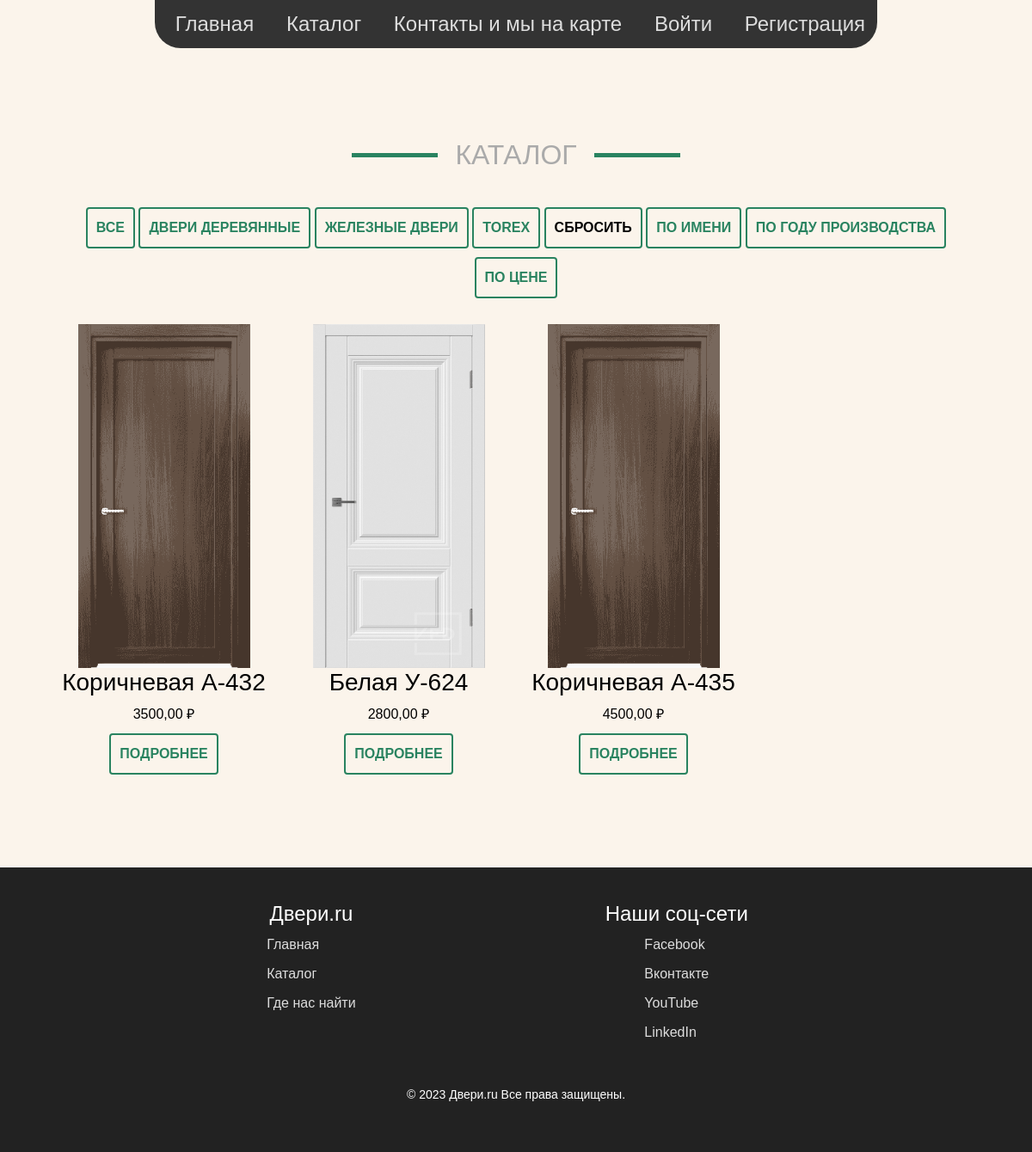
The page /?category=5&order_by= on the database its author committed.
### demo/models.py (models this page shows, shortened)
class Category(models.Model):
    name = models.CharField( max_length=254, verbose_name='Наименование', blank=False)

class Product(models.Model):
    name = models.CharField(max_length=254, verbose_name='Имя', blank=False)
    date = models.DateTimeField( verbose_name='дата обновления', auto_now_add=True)
    photo_file = models.ImageField(max_length=254, upload_to=get_name_file,
                                   blank=True, null=True,
                                   validators=[FileExtensionValidator(allowed_extensions=['png','jpg','jpeg'])])
    year = models.IntegerField(verbose_name='Год производства', blank=True)
    coutry = models.CharField(max_length=254, verbose_name='Страна производства', blank=True)
    price = models.DecimalField(verbose_name='Стоимость', max_digits=10, decimal_places=2, blank=False,
                                     default=0.00)
    count = models.IntegerField(verbose_name='Количество', blank=False, default=0)
    category = models.ForeignKey('Category', verbose_name='Категория', on_delete=models.CASCADE)

### demo/views.py (the view)
# urls.py: path('', catalog, name='catalog'),
def catalog(request):
    category = request.GET.get('category')
    if category:
        products = Product.objects.filter(count__gte=1, category=category)
    else:
        products = Product.objects.filter(count__gte=1)
    order_by = request.GET.get('order_by')
    if order_by:
        products = products.order_by(order_by)
    else:
        products = products.order_by('-date')
    return render(request, 'demo/catalog.html',
                  context={'products': products,
                           'category': Category.objects.all(),
                           })

### templates/demo/catalog.html (shortened to what this page needs)
{% extends "index.html" %}
{% block content %}
    <div class="popular"
         >
        <div class="container">
            <div class="row popular-title">
                <h2>Каталог</h2>
            </div>
            <div class="category-controll text-center">
                {% if not request.GET.category %}
                    <a class="btn" >Все</a>
                {% else %}
                <a class="btn" href="{% url 'catalog' %}?order_by={{ request.GET.order_by }}" data-filter="all">Все</a>
                {% endif %}
                {% for i in category %}
                    <a class="btn" href="{% url 'catalog' %}?category={{ i.pk }}&order_by={{ request.GET.order_by }}" data-filter="all">{{ i.name}}</a>
                {% endfor %}
                {% if not request.GET.order_by %}
                    <a class="btn" >Cбросить </a>
                {% else %}
                <a class="btn" href="{% url 'catalog' %}?category={{ request.GET.category }}" data-filter="all">Cбросить </a>
                {% endif %}
                <a class="btn" href="{% url 'catalog' %}?order_by=name&category={{ request.GET.category }}" data-filter="all">По имени</a>
                <a class="btn" href="{% url 'catalog' %}?order_by=year&category={{ request.GET.category }}" data-filter="all">По году производства</a>
                <a class="btn" href="{% url 'catalog' %}?order_by=price&category={{ request.GET.category }}" data-filter="all">По цене</a>
            </div>
            <div class="row popular-goods catalog">
                {% for item in products %}
                    <div class="product_my" data-order="58000">
                        <img class="product_img" src="files/{{ item.photo_file }}" alt="Название">
                        <h3>{{ item.name }}</h3>
                        <div>{{ item.price }} &#8381;</div>
                        <div class="product_btns">
                            <a href="detail/{{ item.id }}" class="btn">Подробнее</a>
                        </div>
                    </div>
                {% endfor %}
            </div>
        </div>
    </div>
{% endblock %}

### demo/static/css/main.css (style rules this page uses)
.product_img { height: 400px; width: 200px; }
.product_my { min-width: 270px; -webkit-box-flex: 0; -ms-flex: 0 0 25%; flex: 0 0 25%; display: flex; flex-direction: column; align-items: center; }
.product_btns { display: flex; flex-direction: column; width: 100%; align-items: center; margin-top: 10px; }
body { padding-top: 5rem; background-color: #fbf4eb; }
:root { --text-dark: #222; --text-light: #fff; --text-accent: #298360; --text-danger: #f00; --text-small: #aaa; }
* { box-sizing: border-box; }
body { margin: 0; font-family: sans-serif; color: var(--text-main); }
.container { margin: 0 auto; max-width: 1200px; width: 100%; }
.row { padding: 0 15px; display: flex; flex-wrap: wrap; align-items: center; justify-content: space-between; }
.header-inner h2, .popular-title h2 { color: var(--text-small); text-transform: uppercase; justify-content: center; display: flex; align-items: center; }
.header-inner h2:before, .header-inner h2:after, .popular-title h2:before, .popular-title h2:after { display: block; content: ''; width: 100px; height: 5px; background-color: var(--text-accent); margin: 20px; }
.door a, .btn { cursor: pointer; display: block; margin: 0px 0 10px 0; text-transform: uppercase; text-decoration: none; color: var(--text-accent); border: 2px solid var(--text-accent); padding: 10px; transition: 0.2s; }
.btn { background-color: transparent; display: inline-block; text-align: center; font-weight: bold; }
.text-center { text-align: center; }
.popular { background-size: cover; padding-bottom: 50px; }
.popular-title { justify-content: center; padding: 30px 0; }
.catalog { justify-content: flex-start; align-items: flex-start; margin-top: 20px; }

### rows shown on the page
Category: name "ДВЕРИ ДЕРЕВЯННЫЕ"
Category: name "ЖЕЛЕЗНЫЕ ДВЕРИ"
Category: name "TOREX"
Product: photo_file (picture), name "Коричневая А-432", price "3500,00"
Product: photo_file (picture), name "Белая У-624", price "2800,00"
Product: photo_file (picture), name "Коричневая А-435", price "4500,00"
